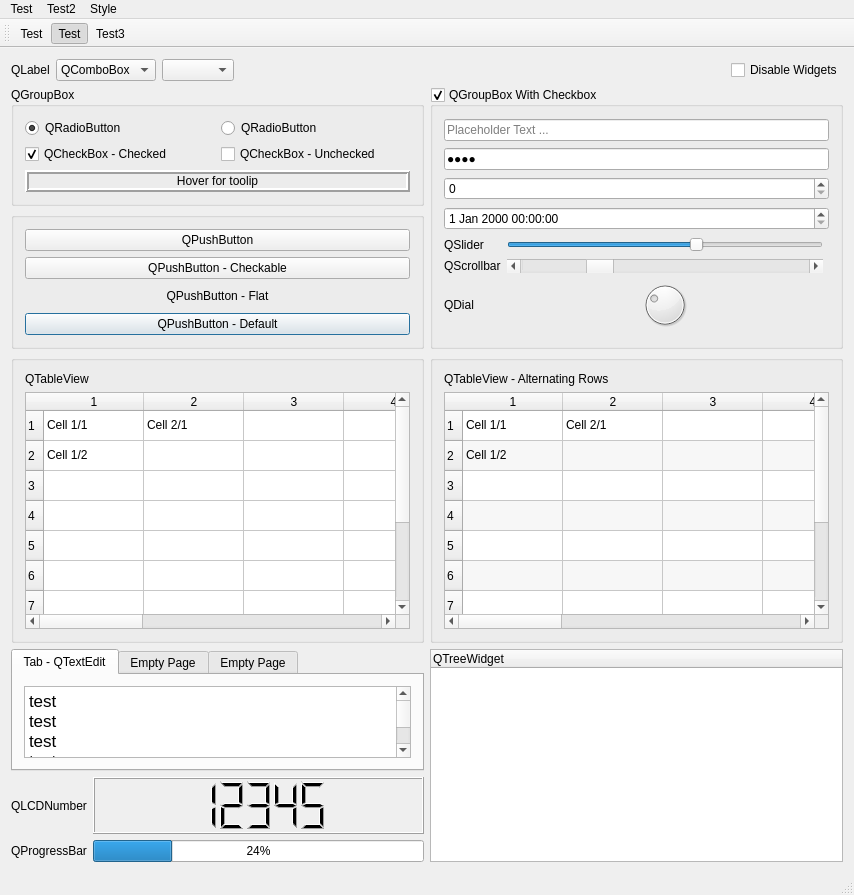
<?xml version="1.0" encoding="UTF-8"?>
<ui version="4.0">
 <class>MainWindow</class>
 <widget class="QMainWindow" name="MainWindow">
  <property name="geometry">
   <rect>
    <x>0</x>
    <y>0</y>
    <width>854</width>
    <height>895</height>
   </rect>
  </property>
  <property name="windowTitle">
   <string>MainWindow</string>
  </property>
  <widget class="QWidget" name="centralWidget">
   <layout class="QGridLayout" name="gridLayout_2" rowstretch="0,0,0,5,0,1,1,1" columnstretch="1,1">
    <item row="1" column="1" rowspan="2">
     <widget class="QGroupBox" name="groupBox_3">
      <property name="title">
       <string>QGroupBox With Checkbox</string>
      </property>
      <property name="checkable">
       <bool>true</bool>
      </property>
      <layout class="QGridLayout" name="gridLayout">
       <item row="1" column="0" colspan="3">
        <widget class="QLineEdit" name="lineEdit">
         <property name="text">
          <string>test</string>
         </property>
         <property name="echoMode">
          <enum>QLineEdit::Password</enum>
         </property>
        </widget>
       </item>
       <item row="2" column="0" colspan="3">
        <widget class="QSpinBox" name="spinBox"/>
       </item>
       <item row="6" column="1">
        <widget class="QScrollBar" name="horizontalScrollBar">
         <property name="value">
          <number>25</number>
         </property>
         <property name="orientation">
          <enum>Qt::Horizontal</enum>
         </property>
        </widget>
       </item>
       <item row="5" column="0">
        <widget class="QLabel" name="label_3">
         <property name="text">
          <string>QSlider</string>
         </property>
        </widget>
       </item>
       <item row="8" column="1">
        <widget class="QDial" name="dial">
         <property name="maximumSize">
          <size>
           <width>16777215</width>
           <height>50</height>
          </size>
         </property>
         <property name="value">
          <number>30</number>
         </property>
        </widget>
       </item>
       <item row="6" column="0">
        <widget class="QLabel" name="label_4">
         <property name="text">
          <string>QScrollbar</string>
         </property>
        </widget>
       </item>
       <item row="5" column="1">
        <widget class="QSlider" name="horizontalSlider">
         <property name="value">
          <number>60</number>
         </property>
         <property name="orientation">
          <enum>Qt::Horizontal</enum>
         </property>
        </widget>
       </item>
       <item row="8" column="0">
        <widget class="QLabel" name="label_5">
         <property name="text">
          <string>QDial</string>
         </property>
        </widget>
       </item>
       <item row="3" column="0" colspan="3">
        <widget class="QDateTimeEdit" name="dateTimeEdit"/>
       </item>
       <item row="0" column="0" colspan="3">
        <widget class="QLineEdit" name="lineEdit_2">
         <property name="placeholderText">
          <string>Placeholder Text ...</string>
         </property>
        </widget>
       </item>
      </layout>
     </widget>
    </item>
    <item row="0" column="0" colspan="2">
     <layout class="QHBoxLayout" name="horizontalLayout">
      <item>
       <widget class="QLabel" name="label">
        <property name="text">
         <string>QLabel</string>
        </property>
       </widget>
      </item>
      <item>
       <widget class="QComboBox" name="comboBox">
        <item>
         <property name="text">
          <string>QComboBox</string>
         </property>
        </item>
        <item>
         <property name="text">
          <string>New Item 2</string>
         </property>
        </item>
        <item>
         <property name="text">
          <string>New Item 3</string>
         </property>
        </item>
       </widget>
      </item>
      <item>
       <widget class="QComboBox" name="comboBox_2"/>
      </item>
      <item>
       <spacer name="horizontalSpacer">
        <property name="orientation">
         <enum>Qt::Horizontal</enum>
        </property>
        <property name="sizeHint" stdset="0">
         <size>
          <width>40</width>
          <height>20</height>
         </size>
        </property>
       </spacer>
      </item>
      <item>
       <widget class="QCheckBox" name="checkBox_4">
        <property name="text">
         <string>Disable Widgets</string>
        </property>
        <property name="checked">
         <bool>false</bool>
        </property>
       </widget>
      </item>
     </layout>
    </item>
    <item row="7" column="0">
     <layout class="QHBoxLayout" name="horizontalLayout_2">
      <item>
       <widget class="QLabel" name="label_6">
        <property name="text">
         <string>QProgressBar</string>
        </property>
       </widget>
      </item>
      <item>
       <widget class="QProgressBar" name="progressBar">
        <property name="value">
         <number>24</number>
        </property>
       </widget>
      </item>
     </layout>
    </item>
    <item row="6" column="0">
     <layout class="QHBoxLayout" name="horizontalLayout_3" stretch="0,1">
      <item>
       <widget class="QLabel" name="label_7">
        <property name="text">
         <string>QLCDNumber</string>
        </property>
       </widget>
      </item>
      <item>
       <widget class="QLCDNumber" name="lcdNumber">
        <property name="minimumSize">
         <size>
          <width>0</width>
          <height>20</height>
         </size>
        </property>
        <property name="value" stdset="0">
         <double>12345.000000000000000</double>
        </property>
        <property name="intValue" stdset="0">
         <number>12345</number>
        </property>
       </widget>
      </item>
     </layout>
    </item>
    <item row="2" column="0">
     <widget class="QGroupBox" name="groupBox_2">
      <property name="title">
       <string/>
      </property>
      <layout class="QVBoxLayout" name="verticalLayout_3">
       <item>
        <widget class="QPushButton" name="pushButton">
         <property name="text">
          <string>QPushButton</string>
         </property>
        </widget>
       </item>
       <item>
        <widget class="QPushButton" name="pushButton_2">
         <property name="text">
          <string>QPushButton - Checkable</string>
         </property>
         <property name="checkable">
          <bool>true</bool>
         </property>
        </widget>
       </item>
       <item>
        <widget class="QPushButton" name="pushButton_3">
         <property name="text">
          <string>QPushButton - Flat</string>
         </property>
         <property name="flat">
          <bool>true</bool>
         </property>
        </widget>
       </item>
       <item>
        <widget class="QPushButton" name="pushButton_4">
         <property name="text">
          <string>QPushButton - Default</string>
         </property>
         <property name="default">
          <bool>true</bool>
         </property>
        </widget>
       </item>
      </layout>
     </widget>
    </item>
    <item row="1" column="0">
     <widget class="QGroupBox" name="groupBox">
      <property name="title">
       <string>QGroupBox</string>
      </property>
      <layout class="QGridLayout" name="gridLayout_3">
       <item row="2" column="1">
        <widget class="QCheckBox" name="checkBox_2">
         <property name="text">
          <string>QCheckBox - Unchecked</string>
         </property>
         <property name="checkable">
          <bool>true</bool>
         </property>
         <property name="checked">
          <bool>false</bool>
         </property>
         <property name="tristate">
          <bool>true</bool>
         </property>
        </widget>
       </item>
       <item row="0" column="1">
        <widget class="QRadioButton" name="radioButton_2">
         <property name="text">
          <string>QRadioButton</string>
         </property>
        </widget>
       </item>
       <item row="2" column="0">
        <widget class="QCheckBox" name="checkBox">
         <property name="text">
          <string>QCheckBox - Checked</string>
         </property>
         <property name="checkable">
          <bool>true</bool>
         </property>
         <property name="checked">
          <bool>true</bool>
         </property>
         <property name="tristate">
          <bool>true</bool>
         </property>
        </widget>
       </item>
       <item row="0" column="0">
        <widget class="QRadioButton" name="radioButton">
         <property name="toolTipDuration">
          <number>-10</number>
         </property>
         <property name="text">
          <string>QRadioButton</string>
         </property>
         <property name="checked">
          <bool>true</bool>
         </property>
        </widget>
       </item>
       <item row="3" column="0" colspan="2">
        <widget class="QLabel" name="tooltiplabel">
         <property name="frameShape">
          <enum>QFrame::Box</enum>
         </property>
         <property name="frameShadow">
          <enum>QFrame::Raised</enum>
         </property>
         <property name="lineWidth">
          <number>2</number>
         </property>
         <property name="text">
          <string>Hover for toolip</string>
         </property>
         <property name="alignment">
          <set>Qt::AlignCenter</set>
         </property>
        </widget>
       </item>
      </layout>
     </widget>
    </item>
    <item row="3" column="1">
     <widget class="QGroupBox" name="groupBox_5">
      <property name="title">
       <string/>
      </property>
      <layout class="QGridLayout" name="gridLayout_5">
       <item row="1" column="0">
        <widget class="QTableWidget" name="tableWidget_2">
         <property name="alternatingRowColors">
          <bool>true</bool>
         </property>
         <row>
          <property name="text">
           <string>1</string>
          </property>
         </row>
         <row>
          <property name="text">
           <string>2</string>
          </property>
         </row>
         <row>
          <property name="text">
           <string>3</string>
          </property>
         </row>
         <row>
          <property name="text">
           <string>4</string>
          </property>
         </row>
         <row>
          <property name="text">
           <string>5</string>
          </property>
         </row>
         <row>
          <property name="text">
           <string>6</string>
          </property>
         </row>
         <row>
          <property name="text">
           <string>7</string>
          </property>
         </row>
         <row>
          <property name="text">
           <string>8</string>
          </property>
         </row>
         <row>
          <property name="text">
           <string>9</string>
          </property>
         </row>
         <row>
          <property name="text">
           <string>10</string>
          </property>
         </row>
         <column>
          <property name="text">
           <string>1</string>
          </property>
         </column>
         <column>
          <property name="text">
           <string>2</string>
          </property>
         </column>
         <column>
          <property name="text">
           <string>3</string>
          </property>
         </column>
         <column>
          <property name="text">
           <string>4</string>
          </property>
         </column>
         <column>
          <property name="text">
           <string>5</string>
          </property>
         </column>
         <column>
          <property name="text">
           <string>6</string>
          </property>
         </column>
         <column>
          <property name="text">
           <string>7</string>
          </property>
         </column>
         <column>
          <property name="text">
           <string>8</string>
          </property>
         </column>
         <column>
          <property name="text">
           <string>9</string>
          </property>
         </column>
         <column>
          <property name="text">
           <string>10</string>
          </property>
         </column>
         <item row="0" column="0">
          <property name="text">
           <string>Cell 1/1</string>
          </property>
         </item>
         <item row="0" column="1">
          <property name="text">
           <string>Cell 2/1</string>
          </property>
         </item>
         <item row="1" column="0">
          <property name="text">
           <string>Cell 1/2</string>
          </property>
         </item>
        </widget>
       </item>
       <item row="0" column="0">
        <widget class="QLabel" name="label_9">
         <property name="text">
          <string>QTableView - Alternating Rows</string>
         </property>
        </widget>
       </item>
      </layout>
     </widget>
    </item>
    <item row="3" column="0">
     <widget class="QGroupBox" name="groupBox_4">
      <property name="title">
       <string/>
      </property>
      <layout class="QGridLayout" name="gridLayout_4">
       <item row="1" column="0">
        <widget class="QTableWidget" name="tableWidget">
         <row>
          <property name="text">
           <string>1</string>
          </property>
         </row>
         <row>
          <property name="text">
           <string>2</string>
          </property>
         </row>
         <row>
          <property name="text">
           <string>3</string>
          </property>
         </row>
         <row>
          <property name="text">
           <string>4</string>
          </property>
         </row>
         <row>
          <property name="text">
           <string>5</string>
          </property>
         </row>
         <row>
          <property name="text">
           <string>6</string>
          </property>
         </row>
         <row>
          <property name="text">
           <string>7</string>
          </property>
         </row>
         <row>
          <property name="text">
           <string>8</string>
          </property>
         </row>
         <row>
          <property name="text">
           <string>9</string>
          </property>
         </row>
         <row>
          <property name="text">
           <string>10</string>
          </property>
         </row>
         <column>
          <property name="text">
           <string>1</string>
          </property>
         </column>
         <column>
          <property name="text">
           <string>2</string>
          </property>
         </column>
         <column>
          <property name="text">
           <string>3</string>
          </property>
         </column>
         <column>
          <property name="text">
           <string>4</string>
          </property>
         </column>
         <column>
          <property name="text">
           <string>5</string>
          </property>
         </column>
         <column>
          <property name="text">
           <string>6</string>
          </property>
         </column>
         <column>
          <property name="text">
           <string>7</string>
          </property>
         </column>
         <column>
          <property name="text">
           <string>8</string>
          </property>
         </column>
         <column>
          <property name="text">
           <string>9</string>
          </property>
         </column>
         <column>
          <property name="text">
           <string>10</string>
          </property>
         </column>
         <item row="0" column="0">
          <property name="text">
           <string>Cell 1/1</string>
          </property>
         </item>
         <item row="0" column="1">
          <property name="text">
           <string>Cell 2/1</string>
          </property>
         </item>
         <item row="1" column="0">
          <property name="text">
           <string>Cell 1/2</string>
          </property>
         </item>
        </widget>
       </item>
       <item row="0" column="0">
        <widget class="QLabel" name="label_8">
         <property name="text">
          <string>QTableView</string>
         </property>
        </widget>
       </item>
      </layout>
     </widget>
    </item>
    <item row="5" column="1" rowspan="3">
     <widget class="QTreeWidget" name="treeWidget">
      <column>
       <property name="text">
        <string>QTreeWidget</string>
       </property>
      </column>
     </widget>
    </item>
    <item row="5" column="0">
     <widget class="QTabWidget" name="tabWidget">
      <property name="currentIndex">
       <number>0</number>
      </property>
      <widget class="QWidget" name="tab">
       <attribute name="title">
        <string>Tab - QTextEdit</string>
       </attribute>
       <layout class="QVBoxLayout" name="verticalLayout">
        <item>
         <widget class="QTextEdit" name="textEdit">
          <property name="html">
           <string>&lt;!DOCTYPE HTML PUBLIC &quot;-//W3C//DTD HTML 4.0//EN&quot; &quot;http://www.w3.org/TR/REC-html40/strict.dtd&quot;&gt;
&lt;html&gt;&lt;head&gt;&lt;meta name=&quot;qrichtext&quot; content=&quot;1&quot; /&gt;&lt;meta charset=&quot;utf-8&quot; /&gt;&lt;style type=&quot;text/css&quot;&gt;
p, li { white-space: pre-wrap; }
&lt;/style&gt;&lt;/head&gt;&lt;body style=&quot; font-family:'Fira Sans Semi-Light'; font-size:10pt; font-weight:400; font-style:normal;&quot;&gt;
&lt;p style=&quot; margin-top:0px; margin-bottom:0px; margin-left:0px; margin-right:0px; -qt-block-indent:0; text-indent:0px;&quot;&gt;&lt;span style=&quot; font-family:'.SF NS Text'; font-size:13pt;&quot;&gt;test&lt;br /&gt;test&lt;br /&gt;test&lt;br /&gt;test&lt;br /&gt;test&lt;br /&gt;test&lt;br /&gt;test&lt;br /&gt;test&lt;br /&gt;test&lt;br /&gt;test&lt;br /&gt;test&lt;br /&gt;test&lt;br /&gt;test&lt;br /&gt;test&lt;br /&gt;test&lt;br /&gt;test&lt;br /&gt;test&lt;br /&gt;test&lt;br /&gt;test&lt;br /&gt;test&lt;br /&gt;test&lt;br /&gt;test&lt;br /&gt;test&lt;br /&gt;test&lt;br /&gt;test&lt;br /&gt;test&lt;br /&gt;test&lt;br /&gt;test&lt;br /&gt;test&lt;br /&gt;test&lt;br /&gt;test&lt;br /&gt;test&lt;br /&gt;test&lt;br /&gt;test&lt;br /&gt;test&lt;br /&gt;test&lt;br /&gt;test&lt;br /&gt;test&lt;br /&gt;test&lt;br /&gt;test&lt;br /&gt;test&lt;br /&gt;test&lt;br /&gt;test&lt;br /&gt;test&lt;br /&gt;test&lt;br /&gt;test&lt;br /&gt;test&lt;br /&gt;test&lt;br /&gt;test&lt;br /&gt;test&lt;br /&gt;test&lt;br /&gt;test&lt;br /&gt;test&lt;br /&gt;test&lt;br /&gt;test&lt;br /&gt;test&lt;br /&gt;test&lt;br /&gt;test&lt;br /&gt;test&lt;br /&gt;test&lt;br /&gt;test&lt;br /&gt;test&lt;br /&gt;test&lt;br /&gt;test&lt;br /&gt;test&lt;br /&gt;test&lt;br /&gt;&lt;/span&gt;&lt;/p&gt;&lt;/body&gt;&lt;/html&gt;</string>
          </property>
         </widget>
        </item>
       </layout>
      </widget>
      <widget class="QWidget" name="tab_3">
       <attribute name="title">
        <string>Empty Page</string>
       </attribute>
      </widget>
      <widget class="QWidget" name="tab_4">
       <attribute name="title">
        <string>Empty Page</string>
       </attribute>
      </widget>
     </widget>
    </item>
   </layout>
  </widget>
  <widget class="QMenuBar" name="menuBar">
   <property name="geometry">
    <rect>
     <x>0</x>
     <y>0</y>
     <width>854</width>
     <height>21</height>
    </rect>
   </property>
   <widget class="QMenu" name="menuTest">
    <property name="title">
     <string>Test</string>
    </property>
    <addaction name="actionTest"/>
    <addaction name="actionTest_2"/>
    <addaction name="separator"/>
    <addaction name="actionTest_3"/>
   </widget>
   <widget class="QMenu" name="menuTest2">
    <property name="title">
     <string>Test2</string>
    </property>
    <widget class="QMenu" name="menuTest2_2">
     <property name="title">
      <string>Test2</string>
     </property>
     <addaction name="actionTest3"/>
     <addaction name="actionTest3_2"/>
    </widget>
    <addaction name="menuTest2_2"/>
   </widget>
   <widget class="QMenu" name="menuStyle">
    <property name="title">
     <string>Style</string>
    </property>
    <addaction name="actionLight"/>
    <addaction name="actionDark"/>
   </widget>
   <addaction name="menuTest"/>
   <addaction name="menuTest2"/>
   <addaction name="menuStyle"/>
  </widget>
  <widget class="QToolBar" name="mainToolBar">
   <attribute name="toolBarArea">
    <enum>TopToolBarArea</enum>
   </attribute>
   <attribute name="toolBarBreak">
    <bool>false</bool>
   </attribute>
   <addaction name="actionTest"/>
   <addaction name="actionTest_2"/>
   <addaction name="actionTest3"/>
  </widget>
  <widget class="QStatusBar" name="statusBar"/>
  <action name="actionTest">
   <property name="text">
    <string>Test</string>
   </property>
  </action>
  <action name="actionTest_2">
   <property name="checkable">
    <bool>true</bool>
   </property>
   <property name="checked">
    <bool>true</bool>
   </property>
   <property name="text">
    <string>Test</string>
   </property>
  </action>
  <action name="actionTest_3">
   <property name="checkable">
    <bool>true</bool>
   </property>
   <property name="text">
    <string>Test</string>
   </property>
  </action>
  <action name="actionTest3">
   <property name="text">
    <string>Test3</string>
   </property>
  </action>
  <action name="actionTest3_2">
   <property name="text">
    <string>Test3</string>
   </property>
  </action>
  <action name="actionLight">
   <property name="text">
    <string>Light</string>
   </property>
  </action>
  <action name="actionDark">
   <property name="text">
    <string>Dark</string>
   </property>
  </action>
 </widget>
 <layoutdefault spacing="6" margin="11"/>
 <resources/>
 <connections>
  <connection>
   <sender>checkBox_4</sender>
   <signal>toggled(bool)</signal>
   <receiver>groupBox_2</receiver>
   <slot>setDisabled(bool)</slot>
   <hints>
    <hint type="sourcelabel">
     <x>543</x>
     <y>70</y>
    </hint>
    <hint type="destinationlabel">
     <x>376</x>
     <y>97</y>
    </hint>
   </hints>
  </connection>
  <connection>
   <sender>checkBox_4</sender>
   <signal>toggled(bool)</signal>
   <receiver>groupBox</receiver>
   <slot>setDisabled(bool)</slot>
   <hints>
    <hint type="sourcelabel">
     <x>617</x>
     <y>70</y>
    </hint>
    <hint type="destinationlabel">
     <x>47</x>
     <y>104</y>
    </hint>
   </hints>
  </connection>
  <connection>
   <sender>checkBox_4</sender>
   <signal>toggled(bool)</signal>
   <receiver>tabWidget</receiver>
   <slot>setDisabled(bool)</slot>
   <hints>
    <hint type="sourcelabel">
     <x>623</x>
     <y>74</y>
    </hint>
    <hint type="destinationlabel">
     <x>234</x>
     <y>264</y>
    </hint>
   </hints>
  </connection>
  <connection>
   <sender>checkBox_4</sender>
   <signal>toggled(bool)</signal>
   <receiver>groupBox_3</receiver>
   <slot>setDisabled(bool)</slot>
   <hints>
    <hint type="sourcelabel">
     <x>503</x>
     <y>80</y>
    </hint>
    <hint type="destinationlabel">
     <x>503</x>
     <y>262</y>
    </hint>
   </hints>
  </connection>
  <connection>
   <sender>checkBox_4</sender>
   <signal>toggled(bool)</signal>
   <receiver>progressBar</receiver>
   <slot>setDisabled(bool)</slot>
   <hints>
    <hint type="sourcelabel">
     <x>631</x>
     <y>73</y>
    </hint>
    <hint type="destinationlabel">
     <x>607</x>
     <y>517</y>
    </hint>
   </hints>
  </connection>
  <connection>
   <sender>checkBox_4</sender>
   <signal>toggled(bool)</signal>
   <receiver>mainToolBar</receiver>
   <slot>setDisabled(bool)</slot>
   <hints>
    <hint type="sourcelabel">
     <x>648</x>
     <y>71</y>
    </hint>
    <hint type="destinationlabel">
     <x>105</x>
     <y>33</y>
    </hint>
   </hints>
  </connection>
  <connection>
   <sender>checkBox_4</sender>
   <signal>toggled(bool)</signal>
   <receiver>menuBar</receiver>
   <slot>setDisabled(bool)</slot>
   <hints>
    <hint type="sourcelabel">
     <x>634</x>
     <y>73</y>
    </hint>
    <hint type="destinationlabel">
     <x>64</x>
     <y>7</y>
    </hint>
   </hints>
  </connection>
  <connection>
   <sender>checkBox_4</sender>
   <signal>toggled(bool)</signal>
   <receiver>statusBar</receiver>
   <slot>setDisabled(bool)</slot>
   <hints>
    <hint type="sourcelabel">
     <x>650</x>
     <y>70</y>
    </hint>
    <hint type="destinationlabel">
     <x>533</x>
     <y>549</y>
    </hint>
   </hints>
  </connection>
  <connection>
   <sender>checkBox_4</sender>
   <signal>toggled(bool)</signal>
   <receiver>comboBox</receiver>
   <slot>setDisabled(bool)</slot>
   <hints>
    <hint type="sourcelabel">
     <x>626</x>
     <y>70</y>
    </hint>
    <hint type="destinationlabel">
     <x>297</x>
     <y>65</y>
    </hint>
   </hints>
  </connection>
  <connection>
   <sender>checkBox_4</sender>
   <signal>toggled(bool)</signal>
   <receiver>label</receiver>
   <slot>setDisabled(bool)</slot>
   <hints>
    <hint type="sourcelabel">
     <x>639</x>
     <y>78</y>
    </hint>
    <hint type="destinationlabel">
     <x>28</x>
     <y>66</y>
    </hint>
   </hints>
  </connection>
 </connections>
</ui>
